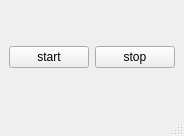
<?xml version="1.0" encoding="UTF-8"?>
<ui version="4.0">
 <class>MainWindow</class>
 <widget class="QMainWindow" name="MainWindow">
  <property name="geometry">
   <rect>
    <x>0</x>
    <y>0</y>
    <width>176</width>
    <height>136</height>
   </rect>
  </property>
  <property name="windowTitle">
   <string>MainWindow</string>
  </property>
  <widget class="QWidget" name="centralwidget">
   <layout class="QGridLayout" name="gridLayout_2">
    <item row="0" column="0">
     <layout class="QGridLayout" name="gridLayout">
      <item row="0" column="0">
       <widget class="QPushButton" name="btnStart">
        <property name="text">
         <string>start</string>
        </property>
       </widget>
      </item>
      <item row="0" column="1">
       <widget class="QPushButton" name="btnStop">
        <property name="text">
         <string>stop</string>
        </property>
       </widget>
      </item>
     </layout>
    </item>
   </layout>
  </widget>
  <widget class="QMenuBar" name="menubar">
   <property name="geometry">
    <rect>
     <x>0</x>
     <y>0</y>
     <width>176</width>
     <height>23</height>
    </rect>
   </property>
  </widget>
  <widget class="QStatusBar" name="statusbar"/>
 </widget>
 <resources/>
 <connections/>
</ui>
